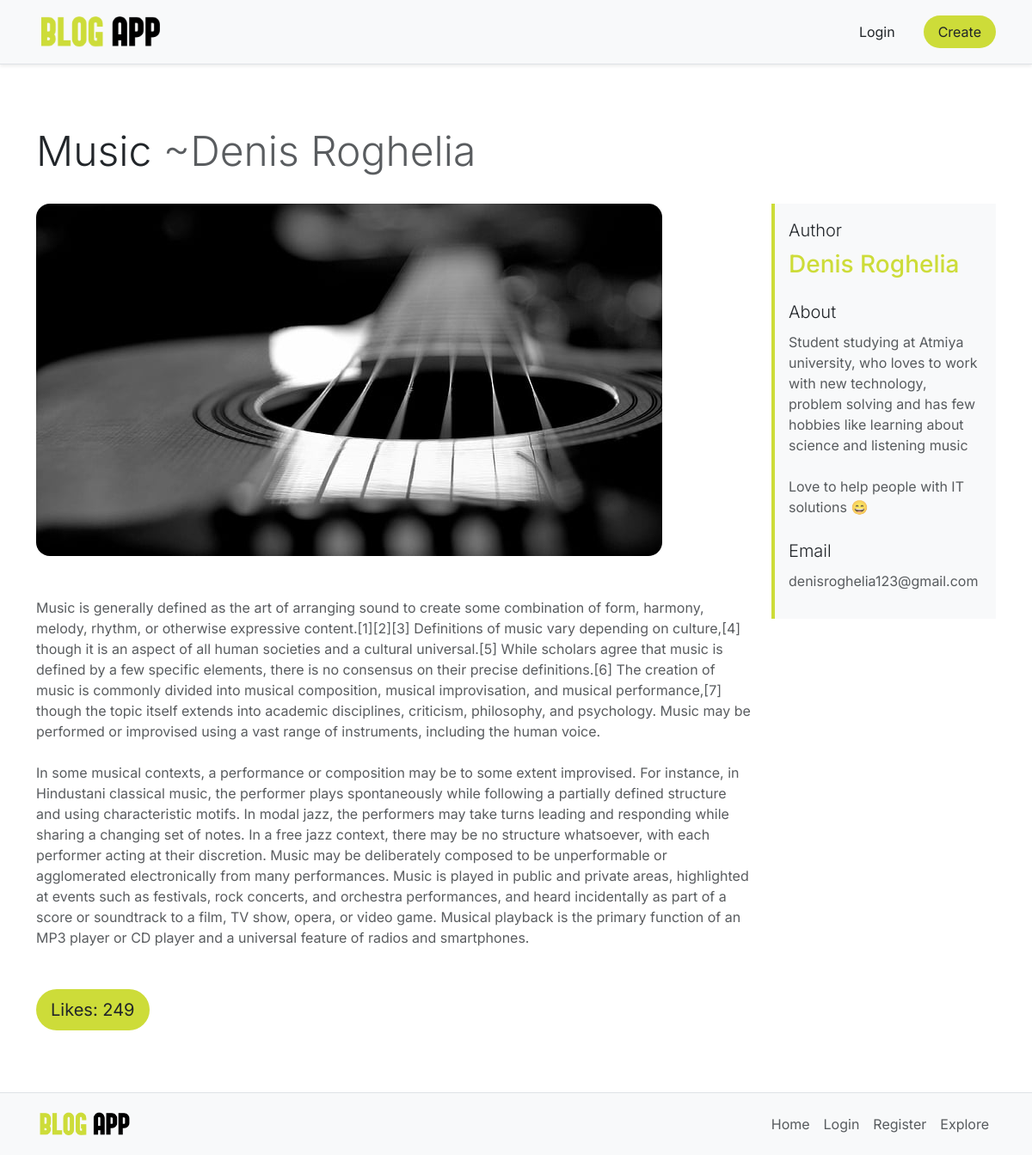
The app's page /blog/2/ with its own data.
### blogs/models.py (models this page shows, shortened)
class Blog(models.Model):
	id    = models.AutoField(primary_key=True)
	user  = models.ForeignKey(User, on_delete=models.CASCADE)
	cover = models.ImageField(upload_to="uploads/")
	title = models.CharField(max_length=50)
	pub_date = models.DateField(auto_now=True)
	body  = models.TextField()
	likes = models.IntegerField(default=0)
	def get_blog_by_id(_id):
		blog = Blog.objects.get(id=_id)
		return blog

class User(models.Model):
	id    = models.AutoField(primary_key=True)
	fname = models.CharField(max_length=20)
	lname = models.CharField(max_length=20)
	username = models.CharField(max_length=20)
	email = models.EmailField()
	about = models.TextField()
	password = models.CharField(max_length=16)

### blogs/views.py (the view)
# urls.py: path('blog/<int:id>/', views.blog, name="blog"),
def blog(request, id):
    context = {
        'blog': Blog.get_blog_by_id(id),
    }
    return render(request, "blog.html", context)

### blogs/templates/blog.html
{% extends 'base.html' %}
{% block content %}
<div class="row g-4">
	<h1 class="display-5">
		{{ blog.title }} <span class="text-muted">~{{ blog.user.fname }} {{ blog.user.lname }}</span>
	</h1>
	<div class="col-12 col-lg-9" style="overflow: auto;">
		<img class="rounded-4 mb-5" style="max-width: 100%;" src="{{ blog.cover.url }}">
		<p class="text-muted mb-5">{{ blog.body|linebreaksbr }}</p>
		<a class="btn btn-lg rounded-pill" href="{% url 'like' id=blog.id %}" style="background-color: #cddc39;">Likes: {{blog.likes}}</a>
	</div>
	<div class="col-12 col-lg-3">
		<div class="border-start border-4 p-3 bg-body-tertiary" style="border-color: #cddc39 !important;">
			<p class="lead mb-2">Author</p>
			<h3 class="mb-4" style="color: #cddc39;">{{ blog.user.fname }} {{ blog.user.lname }}</h3>
			<p class="lead mb-2">About</p>
			<p class="mb-4 text-muted">{{ blog.user.about|linebreaksbr }}</p>
			<p class="lead mb-2">Email</p>
			<p class=" text-muted">{{ blog.user.email }}</p>
		</div>
	</div>
</div>
{% endblock %}

### records on screen
Blog: title "Music", user.fname "Denis", user.lname "Roghelia", cover (picture), body "Music is generally defined as the art of arranging sound to create some combination of form, harmony, melody, rhythm, or otherwise expressive content.[1][2][3] Definitions of music vary depending on culture,[4] though it is an aspect of all human societies and a cultural universal.[5] While scholars agree that music is defined by a few specific elements, there is no consensus on their precise definitions.[6] The creation of music is commonly divided into musical composition, musical improvisation, and musical performance,[7] though the topic itself extends into academic disciplines, criticism, philosophy, and psychology. Music may be performed or improvised using a vast range of…", likes "249", user.about "Student studying at Atmiya university, who loves to work with new technology, problem solving and has few hobbies like learning about science and listening music Love to help people with IT solutions 😄", user.email "denisroghelia123@gmail.com"
